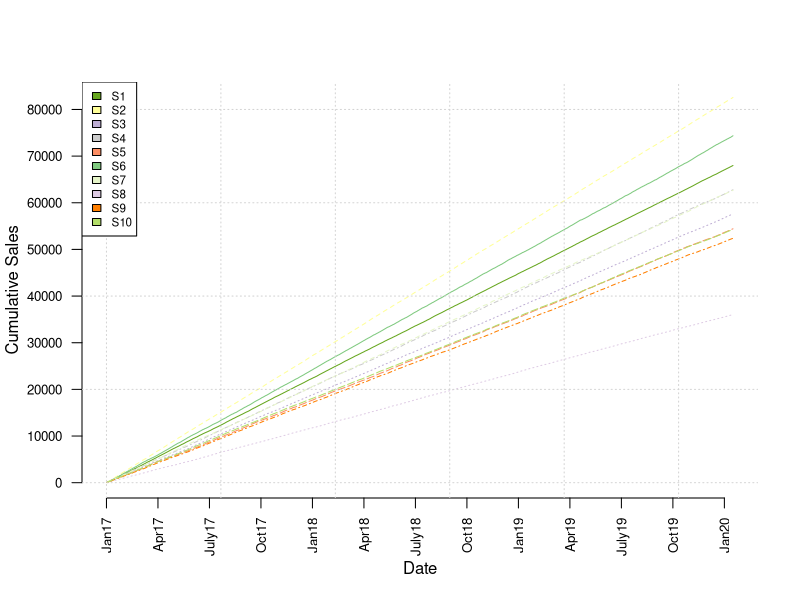

This chart was generated by the following R code:
## ---- chunk 1
library(tidyverse)
library(dplyr)
## ---- chunk 2
original <-  read.csv("TV-Sales.csv", stringsAsFactors=FALSE)
df <- original

# change to numeric 
change_to_int <- colnames(df)[-1]
for(i in 1:length(change_to_int)){
  df[,change_to_int[i]] <- as.numeric(df[,change_to_int[i]])}

# converting to datetime object
df[['Date']] <- as.POSIXct(df[['Date']],format = "%Y-%m-%d")

head(df)
## ---- chunk 3
df_dates <- df %>% dplyr::mutate(year = lubridate::year(Date), 
                                 month = lubridate::month(Date), 
                                 day = lubridate::day(Date))

df_2017 <- df_dates[which(df_dates$year == 2017),-c(1,12,13,14)]

means_2017 <- as.data.frame(colMeans(df_2017, na.rm = TRUE))
means_2017 <- cbind(store = rownames(means_2017), means_2017)
colnames(means_2017)[2] <- "means"
means_2017[which(means_2017$means == max(means_2017$means)),1]
## ---- chunk 4
library(matrixStats)
dailyvar <- rowVars(as.matrix(df[,-1]), na.rm = TRUE)
maxvar <- max(dailyvar)
df[which(dailyvar == maxvar),'Date']
## ---- chunk 5
df$Year <- format(df$Date, format="%Y")
highest_mean <- df %>% select(S5,Year) %>% group_by(Year) %>% 
  summarise(median = median(S5,na.rm = TRUE))

as.numeric(highest_mean[which(highest_mean$median == max(highest_mean$median)),'Year'])
## ---- chunk 6
df2 <- original
df2[is.na(df2)] <- 0 # replace NA with 0
tbl <- table(colnames(df2[,-1])[max.col(df2[,-1],ties.method="last")])
rownames(as.data.frame(tbl[order(-tbl)][1]))
## ---- chunk 7
stores <- as.data.frame(sapply(original[,-1],as.numeric))
cumSales <- colSums(stores, na.rm = TRUE)
rownames(as.data.frame(cumSales[order(-cumSales)][5]))
## ---- chunk 8
medians <- as.numeric(apply(stores, 2, median, na.rm = TRUE))

for(i in 1:10){
  stores[,i][is.na(stores[,i])] <- medians[i]
}

new_data <- cbind(Date = original[,1],stores)
write.csv(new_data,"repaired.csv", row.names = FALSE)
## ---- chunk 9
cumData <- cbind(Date = new_data[,1],cumsum(new_data[,-1]))

# define color palette
library(RColorBrewer)
n <- 10
qual_col_pals = brewer.pal.info[brewer.pal.info$category == 'qual',]
col_vector = unlist(mapply(brewer.pal, qual_col_pals$maxcolors, rownames(qual_col_pals)))
col=sample(col_vector, n)

jpeg(file="extra_plot.jpeg")
matplot(y = cumData[,-1], type = 'l', 
        xlab = "Date", 
        ylab = "Cumulative Sales", 
        col=col,
        axes = FALSE)

yticks <- seq(0,80000, 10000)
axis(2,at=yticks,labels=T, las = 2, cex.axis = 0.8)

xticks <- seq(0,1100, 90)
xlabs <- c("Jan17","Apr17", "July17","Oct17",
           "Jan18","Apr18", "July18","Oct18",
           "Jan19","Apr19", "July19","Oct19","Jan20")

       
axis(1,at=xticks,labels=xlabs, las = 2, cex.axis = 0.8)

grid(NULL,NULL)

legend("topleft", 
       colnames(cumData[,-1]),
       col=col,
       cex=0.7,
       fill=col)
dev.off()
## ---- chunk 10
df$day <- weekdays(df$Date)
df2 <- df[which(df$day == "Sunday"),-1]
df3 <- colSums(df2[,1:10], na.rm = TRUE)
rownames(as.data.frame(df3[order(-df3)][1]))
## ---- chunk 11
totalsales <- df_dates[which(df_dates$month == 12),-1]
totalsales <- data.frame(means = colSums(totalsales[,1:10], na.rm = TRUE))
totalsales$store <- rownames(totalsales)
rownames(totalsales) <- NULL
orderedsales <- totalsales[order(totalsales$means),]
orderedsales[c(1:3),2]
## ---- chunk 12
df2 <- original
df2[is.na(df2)] <- 0 # replace NA with 0
tbl <- table(colnames(df2[,-1])[max.col(df2[,-1],ties.method="last")])
rownames(as.data.frame(tbl[order(-tbl)][1]))
## ---- chunk 13
df3 <- df[,1:11]
df3$Week <- as.numeric(strftime(df3$Date, format = "%V")) - 1 # to match python syntax
df3$Year <- strftime(df3$Date, format = "%Y")
df3 <- df3[which(df3$Year == "2019"),-1]
df3 <- df3[,1:11]

df3 <- df3 %>% 
  group_by(Week) %>% 
  summarise(S1 = sum(S1),
            S2 = sum(S2),
            S3 = sum(S3),
            S4 = sum(S4),
            S5 = sum(S5),
            S6 = sum(S6),
            S7 = sum(S7),
            S8 = sum(S8),
            S9 = sum(S9),
            S10 = sum(S10))

df3$totals <- rowSums(df3[,2:11], na.rm = TRUE)

final <- df3[which(df3$totals == max(df3$totals)),c("Week","totals")]
# corresponds to the week from 2019-09-16 to 2019-09-22, matches to sql segment
final$Week
